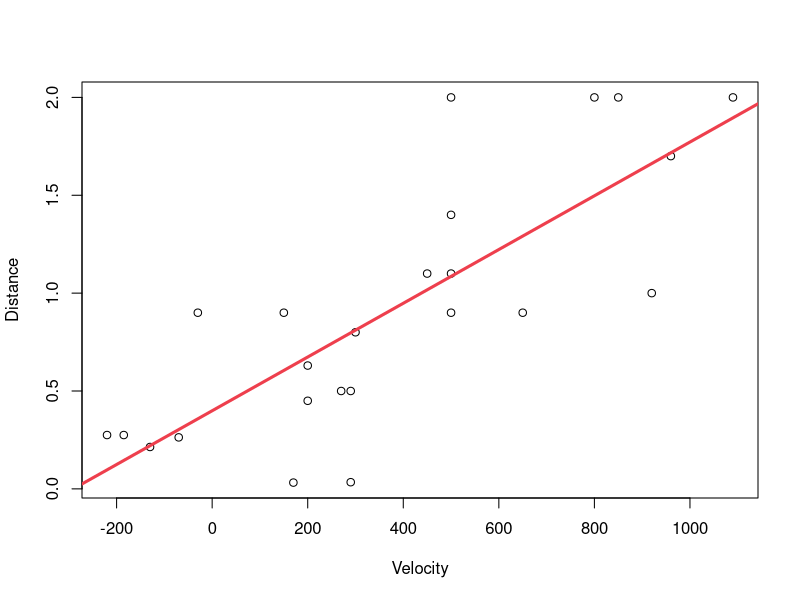

Write the R code that produced this figure.
#5.1
Mydata <- read.csv("big bang.csv",head = T)
plot(Distance~Velocity,data = Mydata)

#5.2
x <- Mydata$Velocity
y <- Mydata$Distance
fit <-lm(y~x)
summary(fit)
abline(fit, lwd = 3, col = "#ee3f4d")

#5.4
summary(fit)$coefficients